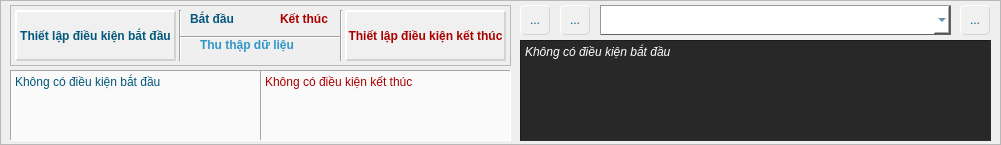
   <widget class="QFrame" name="frame_practiceCondition">
    <property name="geometry">
     <rect>
      <x>0</x>
      <y>610</y>
      <width>1001</width>
      <height>145</height>
     </rect>
    </property>
    <property name="frameShape">
     <enum>QFrame::StyledPanel</enum>
    </property>
    <property name="frameShadow">
     <enum>QFrame::Raised</enum>
    </property>
    <widget class="QFrame" name="frame_3">
     <property name="geometry">
      <rect>
       <x>10</x>
       <y>5</y>
       <width>501</width>
       <height>61</height>
      </rect>
     </property>
     <property name="frameShape">
      <enum>QFrame::StyledPanel</enum>
     </property>
     <property name="frameShadow">
      <enum>QFrame::Plain</enum>
     </property>
     <widget class="QToolButton" name="toolButton_conditionStart">
      <property name="geometry">
       <rect>
        <x>5</x>
        <y>5</y>
        <width>161</width>
        <height>51</height>
       </rect>
      </property>
      <property name="font">
       <font>
        <pointsize>9</pointsize>
        <bold>true</bold>
       </font>
      </property>
      <property name="toolTip">
       <string>So sánh cùng trục tung</string>
      </property>
      <property name="styleSheet">
       <string notr="true">QToolButton{
color: rgb(2, 87, 122);
background-color: rgb(240, 240, 240);
border-color: rgb(210, 210, 210);
border-style: outset;
border-width: 2px;
border-radius: 0px;
}
QToolButton:hover{
border-width: 2px;
background-color: rgb(25, 149, 173);
color: rgb(255, 255, 255);
}</string>
      </property>
      <property name="text">
       <string>Thiết lập điều kiện bắt đầu</string>
      </property>
      <property name="icon">
       <iconset>
        <normaloff>:/icon/chart/iconChartCar_Off.jpg</normaloff>
        <activeoff>:/icon/chart/iconChartCar_On.jpg</activeoff>:/icon/chart/iconChartCar_Off.jpg</iconset>
      </property>
      <property name="iconSize">
       <size>
        <width>30</width>
        <height>30</height>
       </size>
      </property>
      <property name="toolButtonStyle">
       <enum>Qt::ToolButtonTextUnderIcon</enum>
      </property>
      <property name="autoRaise">
       <bool>true</bool>
      </property>
     </widget>
     <widget class="Line" name="line_6">
      <property name="geometry">
       <rect>
        <x>169</x>
        <y>5</y>
        <width>3</width>
        <height>51</height>
       </rect>
      </property>
      <property name="styleSheet">
       <string notr="true"/>
      </property>
      <property name="orientation">
       <enum>Qt::Vertical</enum>
      </property>
     </widget>
     <widget class="Line" name="line_7">
      <property name="geometry">
       <rect>
        <x>170</x>
        <y>22</y>
        <width>161</width>
        <height>21</height>
       </rect>
      </property>
      <property name="styleSheet">
       <string notr="true">border-color: rgb(255, 0, 0);</string>
      </property>
      <property name="lineWidth">
       <number>1</number>
      </property>
      <property name="orientation">
       <enum>Qt::Horizontal</enum>
      </property>
     </widget>
     <widget class="Line" name="line_8">
      <property name="geometry">
       <rect>
        <x>330</x>
        <y>5</y>
        <width>3</width>
        <height>51</height>
       </rect>
      </property>
      <property name="styleSheet">
       <string notr="true"/>
      </property>
      <property name="orientation">
       <enum>Qt::Vertical</enum>
      </property>
     </widget>
     <widget class="QToolButton" name="toolButton_conditionStop">
      <property name="geometry">
       <rect>
        <x>335</x>
        <y>5</y>
        <width>161</width>
        <height>51</height>
       </rect>
      </property>
      <property name="font">
       <font>
        <pointsize>9</pointsize>
        <bold>true</bold>
       </font>
      </property>
      <property name="toolTip">
       <string>So sánh cùng trục tung</string>
      </property>
      <property name="styleSheet">
       <string notr="true">QToolButton{
background-color: rgb(240, 240, 240);
border-color: rgb(210, 210, 210);
	color: rgb(170, 0, 0);
border-style: outset;
border-width: 2px;
border-radius: 0px;
}
QToolButton:hover{
border-width: 2px;
background-color: rgb(25, 149, 173);
color: rgb(255, 255, 255);
}</string>
      </property>
      <property name="text">
       <string>Thiết lập điều kiện kết thúc</string>
      </property>
      <property name="icon">
       <iconset>
        <normaloff>:/icon/chart/iconChartCar_Off.jpg</normaloff>
        <activeoff>:/icon/chart/iconChartCar_On.jpg</activeoff>:/icon/chart/iconChartCar_Off.jpg</iconset>
      </property>
      <property name="iconSize">
       <size>
        <width>30</width>
        <height>30</height>
       </size>
      </property>
      <property name="toolButtonStyle">
       <enum>Qt::ToolButtonTextUnderIcon</enum>
      </property>
      <property name="autoRaise">
       <bool>true</bool>
      </property>
     </widget>
     <widget class="QLabel" name="label_14">
      <property name="geometry">
       <rect>
        <x>180</x>
        <y>4</y>
        <width>61</width>
        <height>20</height>
       </rect>
      </property>
      <property name="font">
       <font>
        <pointsize>9</pointsize>
        <bold>true</bold>
       </font>
      </property>
      <property name="styleSheet">
       <string notr="true">color: rgb(3, 87, 123);</string>
      </property>
      <property name="text">
       <string>Bắt đầu</string>
      </property>
     </widget>
     <widget class="QLabel" name="label_15">
      <property name="geometry">
       <rect>
        <x>270</x>
        <y>4</y>
        <width>61</width>
        <height>20</height>
       </rect>
      </property>
      <property name="font">
       <font>
        <pointsize>9</pointsize>
        <bold>true</bold>
       </font>
      </property>
      <property name="styleSheet">
       <string notr="true">color: rgb(170, 0, 0);</string>
      </property>
      <property name="text">
       <string>Kết thúc</string>
      </property>
     </widget>
     <widget class="QLabel" name="label_16">
      <property name="geometry">
       <rect>
        <x>190</x>
        <y>30</y>
        <width>121</width>
        <height>20</height>
       </rect>
      </property>
      <property name="font">
       <font>
        <pointsize>9</pointsize>
        <bold>true</bold>
       </font>
      </property>
      <property name="styleSheet">
       <string notr="true">color: rgb(50, 150, 200);</string>
      </property>
      <property name="text">
       <string>Thu thập dữ liệu</string>
      </property>
     </widget>
    </widget>
    <widget class="QPlainTextEdit" name="plainTextEdit_conditionStart">
     <property name="geometry">
      <rect>
       <x>10</x>
       <y>70</y>
       <width>251</width>
       <height>71</height>
      </rect>
     </property>
     <property name="font">
      <font>
       <pointsize>9</pointsize>
      </font>
     </property>
     <property name="styleSheet">
      <string notr="true">background-color: rgb(250, 250, 250);
color: rgb(2, 87, 122);</string>
     </property>
     <property name="frameShape">
      <enum>QFrame::Panel</enum>
     </property>
     <property name="frameShadow">
      <enum>QFrame::Sunken</enum>
     </property>
     <property name="readOnly">
      <bool>true</bool>
     </property>
     <property name="plainText">
      <string>Không có điều kiện bắt đầu</string>
     </property>
    </widget>
    <widget class="QPlainTextEdit" name="plainTextEdit_conditionStop">
     <property name="geometry">
      <rect>
       <x>260</x>
       <y>70</y>
       <width>251</width>
       <height>71</height>
      </rect>
     </property>
     <property name="font">
      <font>
       <pointsize>9</pointsize>
      </font>
     </property>
     <property name="styleSheet">
      <string notr="true">background-color: rgb(250, 250, 250);
color: rgb(170, 0, 0);</string>
     </property>
     <property name="frameShape">
      <enum>QFrame::Panel</enum>
     </property>
     <property name="frameShadow">
      <enum>QFrame::Sunken</enum>
     </property>
     <property name="readOnly">
      <bool>true</bool>
     </property>
     <property name="plainText">
      <string>Không có điều kiện kết thúc</string>
     </property>
    </widget>
    <widget class="QPlainTextEdit" name="plainTextEdit_info">
     <property name="geometry">
      <rect>
       <x>520</x>
       <y>40</y>
       <width>471</width>
       <height>101</height>
      </rect>
     </property>
     <property name="font">
      <font>
       <pointsize>9</pointsize>
       <italic>true</italic>
      </font>
     </property>
     <property name="styleSheet">
      <string notr="true">background-color: rgb(40, 40,40);
color: rgb(70, 70, 70);
color: rgb(255, 255, 255);</string>
     </property>
     <property name="frameShape">
      <enum>QFrame::Panel</enum>
     </property>
     <property name="frameShadow">
      <enum>QFrame::Sunken</enum>
     </property>
     <property name="readOnly">
      <bool>true</bool>
     </property>
     <property name="plainText">
      <string>Không có điều kiện bắt đầu</string>
     </property>
    </widget>
    <widget class="QToolButton" name="toolButton_exportFileNew">
     <property name="geometry">
      <rect>
       <x>960</x>
       <y>5</y>
       <width>30</width>
       <height>30</height>
      </rect>
     </property>
     <property name="toolTip">
      <string>Tạo tệp điều kiện mới</string>
     </property>
     <property name="styleSheet">
      <string notr="true">QToolButton{
color: rgb(2, 87, 122);
background-color: rgb(240, 240, 240);
border-color: rgb(210, 210, 210);
border-style: outset;
border-width: 1px;
border-radius: 5px;
}
QToolButton:hover{
border-width: 0px;
background-color: rgb(25, 149, 173);
color: rgb(255, 255, 255);
}</string>
     </property>
     <property name="text">
      <string>...</string>
     </property>
     <property name="icon">
      <iconset resource="../../../chart.qrc">
       <normaloff>:/icon/chart/iconExportFile_Off.jpg</normaloff>
       <activeoff>:/icon/chart/iconExportFile_On.jpg</activeoff>:/icon/chart/iconExportFile_Off.jpg</iconset>
     </property>
     <property name="iconSize">
      <size>
       <width>25</width>
       <height>25</height>
      </size>
     </property>
     <property name="autoRaise">
      <bool>true</bool>
     </property>
    </widget>
    <widget class="QToolButton" name="toolButton_saveFileCondition">
     <property name="geometry">
      <rect>
       <x>560</x>
       <y>5</y>
       <width>30</width>
       <height>30</height>
      </rect>
     </property>
     <property name="toolTip">
      <string>Lưu tệp điều kiện</string>
     </property>
     <property name="styleSheet">
      <string notr="true">QToolButton{
color: rgb(2, 87, 122);
background-color: rgb(240, 240, 240);
border-color: rgb(210, 210, 210);
border-style: outset;
border-width: 1px;
border-radius: 5px;
}
QToolButton:hover{
border-width: 0px;
background-color: rgb(25, 149, 173);
color: rgb(255, 255, 255);
}</string>
     </property>
     <property name="text">
      <string>...</string>
     </property>
     <property name="icon">
      <iconset resource="../../../chart.qrc">
       <normaloff>:/icon/chart/iconSaveFile_Off.jpg</normaloff>
       <activeoff>:/icon/chart/iconSaveFile_On.jpg</activeoff>:/icon/chart/iconSaveFile_Off.jpg</iconset>
     </property>
     <property name="iconSize">
      <size>
       <width>25</width>
       <height>25</height>
      </size>
     </property>
     <property name="autoRaise">
      <bool>true</bool>
     </property>
    </widget>
    <widget class="QToolButton" name="toolButton_openFileCondition">
     <property name="geometry">
      <rect>
       <x>520</x>
       <y>5</y>
       <width>30</width>
       <height>30</height>
      </rect>
     </property>
     <property name="toolTip">
      <string>Mở tệp điều kiện</string>
     </property>
     <property name="styleSheet">
      <string notr="true">QToolButton{
color: rgb(2, 87, 122);
background-color: rgb(240, 240, 240);
border-color: rgb(210, 210, 210);
border-style: outset;
border-width: 1px;
border-radius: 5px;
}
QToolButton:hover{
border-width: 0px;
background-color: rgb(25, 149, 173);
color: rgb(255, 255, 255);
}</string>
     </property>
     <property name="text">
      <string>...</string>
     </property>
     <property name="icon">
      <iconset resource="../../../chart.qrc">
       <normaloff>:/icon/chart/iconOpenFile_Off.jpg</normaloff>
       <activeoff>:/icon/chart/iconOpenFile_On.jpg</activeoff>:/icon/chart/iconOpenFile_Off.jpg</iconset>
     </property>
     <property name="iconSize">
      <size>
       <width>25</width>
       <height>25</height>
      </size>
     </property>
     <property name="autoRaise">
      <bool>true</bool>
     </property>
    </widget>
    <widget class="QComboBox" name="comboBox_fileCondition">
     <property name="geometry">
      <rect>
       <x>600</x>
       <y>5</y>
       <width>351</width>
       <height>30</height>
      </rect>
     </property>
     <property name="font">
      <font>
       <pointsize>10</pointsize>
       <italic>true</italic>
       <bold>true</bold>
      </font>
     </property>
     <property name="toolTip">
      <string>Kiểu lấy mẫu</string>
     </property>
     <property name="layoutDirection">
      <enum>Qt::LeftToRight</enum>
     </property>
     <property name="styleSheet">
      <string notr="true">QComboBox#comboBox_fileCondition{
color: rgb(3, 87, 123);
background-color: rgb(255, 255, 255);
border: none;
border-color: rgb(100, 100, 100);
border-style: outset;
border-width: 1px;
border-top-left-radius: 0px;
border-bottom-left-radius: 0px;
}

QComboBoxx#comboBox_fileCondition::drop-down{
width: 20;
}
QComboBox:hover{
background-color: rgb(0, 170, 255);
color: rgb(255, 255, 255);
}</string>
     </property>
     <property name="inputMethodHints">
      <set>Qt::ImhHiddenText</set>
     </property>
     <property name="editable">
      <bool>true</bool>
     </property>
    </widget>
   </widget>
